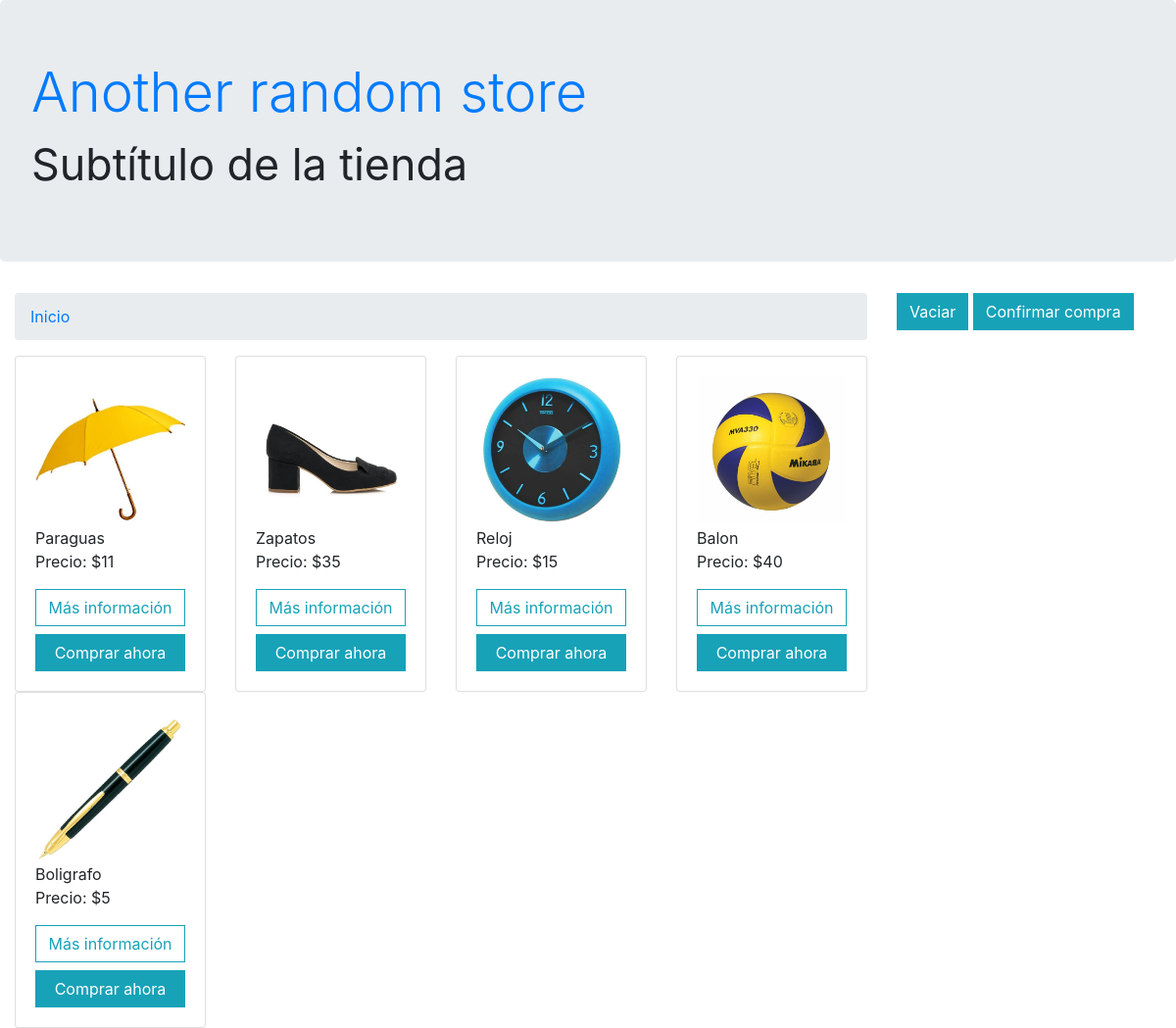
The page / on the database its author committed.
### tables this page shows
CREATE TABLE IF NOT EXISTS `imagenesproducto` (
  `idimagen` int(10) NOT NULL AUTO_INCREMENT,
  `idproducto` int(10) NOT NULL,
  `imagen` varchar(100) NOT NULL,
  `titulo` varchar(100) NOT NULL,
  `descripcion` varchar(100) NOT NULL,
  PRIMARY KEY (`idimagen`),
  KEY `idproducto` (`idproducto`)
);

CREATE TABLE IF NOT EXISTS `productos` (
  `idproducto` int(10) NOT NULL AUTO_INCREMENT,
  `nombreproducto` varchar(100) NOT NULL,
  `descripcion` varchar(100) NOT NULL,
  `precio` decimal(10,0) NOT NULL,
  `peso` double NOT NULL,
  `existencias` int(10) NOT NULL,
  PRIMARY KEY (`idproducto`)
);

### index.php (the view, shortened to what this page needs)
<?php
include 'conexion.php';
include 'header.php';
$peticion = "SELECT * FROM productos WHERE existencias > 0";
$resultado = mysqli_query($conexion, $peticion);
?>
<section class="col-sm-12">
     <ol class="breadcrumb">
          <li class="breadcrumb-item active"><a href="index.php">Inicio</a></li>
     </ol>
</section>
<?php
while ($fila = mysqli_fetch_array($resultado)) {
     echo "<article class='col-sm-3'>
               <div class='card'>
                    <div class='card-body'>";
     $peticion2 = "SELECT * FROM imagenesproducto WHERE idproducto =".$fila['idproducto']." LIMIT 1";
     $resultado2 = mysqli_query($conexion, $peticion2)or die(mysql_error());
     while ($fila2 = mysqli_fetch_array($resultado2)) {
          echo "<img src='img/".$fila2['imagen']."' class='card-img-top'";
    }
   echo "<h5 class='card-title'>".$fila['nombreproducto']."</h5>";
   echo "<p class='card-text'> Precio: $".$fila['precio']."</p>";
   echo "<a class='btn btn-outline-info btn-block' href='producto.php?idproducto=".$fila['idproducto']."'>Más información</a>";
   echo "<button class='botoncompra btn btn-info btn-block' value='".$fila['idproducto']."' >Comprar ahora</button>";
   echo "</div>";
   echo "</div>";
   echo "</article>";
}
?>
</div>
</section>
</div>
</div>
</body>
</html>

### header.php (shortened to what this page needs)
<!DOCTYPE html>
<html lang="es">
<head>
<link rel="stylesheet" href="css/bootstrap.css">
<link rel="stylesheet" href="css/styles.css">
</head>
<body>
	<header class="jumbotron">
     	<h1 class="display-4"><a href="index.php">Another random store</a></h1>
          <h2 class="display-4"><small>Subtítulo de la tienda</small></h2></header>
     <div class="container-fluid">
          <div class="row">
     		<aside class="col-sm-3 order-3">
               	<div id="contienecarrito">
               		<a href="destruir.php" class="btnbtn-outline-light">
                              <button class="btn btn-info">Vaciar </button>
                         </a>
               		<a href="confirmar.php" class="btnbtn-outline-light">
                              <button class="btn btn-info">Confirmar compra</button>
                         </a>
                     </div>
     		</aside>
               <section class="col-sm-9 order-2 align-self-sm-start">
                    <div class="row">

### css/styles.css (style rules this page uses)
.btn { border-radius: 0px; }

### rows shown on the page
productos: nombreproducto "Paraguas", precio "11", $fila['idproducto'] 1 (drawn)
imagenesproducto: imagen (picture)
productos: nombreproducto "Zapatos", precio "35", $fila['idproducto'] 2 (drawn)
imagenesproducto: imagen (picture)
productos: nombreproducto "Reloj", precio "15", $fila['idproducto'] 3 (drawn)
imagenesproducto: imagen (picture)
productos: nombreproducto "Balon", precio "40", $fila['idproducto'] 4 (drawn)
imagenesproducto: imagen (picture)
productos: nombreproducto "Boligrafo", precio "5"
imagenesproducto: imagen (picture)
